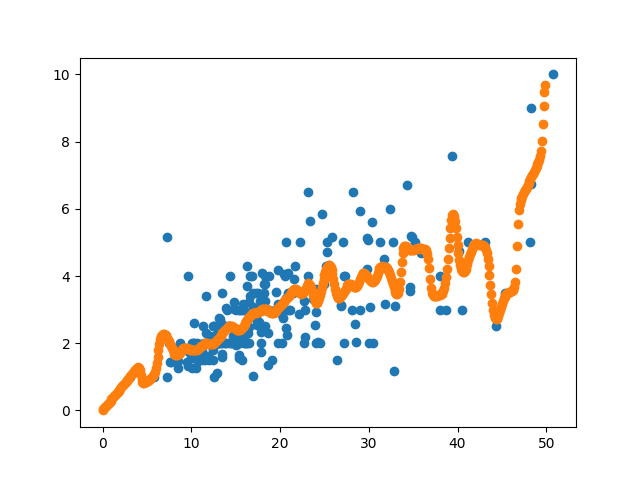

Write Python code to recreate this figure.
import numpy as np
import matplotlib.pyplot as plt
import pandas as pd
tou=0.5
data=pd.read_csv("pgm9.csv")
X_train=np.array(data.total_bill)
print(X_train)
X_train=X_train[:,np.newaxis]
print(len(X_train))
y_train=np.array(data.tip)
X_test=np.array([i/10 for i in range(500)])
X_test=X_test[:,np.newaxis]
y_test=[]
count=0
for r in range(len(X_test)):
    wts=np.exp(-np.sum((X_train-X_test[r])**2,axis=1)/(2*tou**2))
    W=np.diag(wts)
    factor1=np.linalg.inv(X_train.T.dot(W).dot(X_train))
    parameters=factor1.dot(X_train.T).dot(W).dot(y_train)
    prediction=X_test[r].dot(parameters)
    y_test.append(prediction)
    count+=1
print(len(y_test))
y_test=np.array(y_test)
plt.plot(X_train.squeeze(),y_train,'o')
plt.plot(X_test.squeeze(),y_test,'o')
plt.show()           
